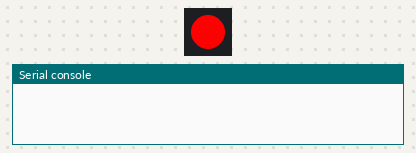
Simulated run of this program. Board: Pycom board running MicroPython. Parts: 1 RGB LEDs in strip order, left to right, the last lines printed to the serial console. WiFi joins after 1.5 s.

Above: at 0.1 s.
At 1.6 s:
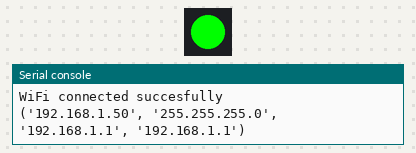
Timing chart, 0 to 3.1 s (numbered marks = the images above):
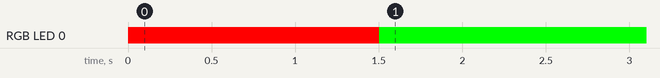

The program:

main.py
```python
#!/usr/bin/python
"""""""""""""""""""""""""""""""""""""""""""""""""""
                Ultrasonic sensor
"""""""""""""""""""""""""""""""""""""""""""""""""""
"""""""""""""""""""""""""""""""""""""""""""""""""""
 For measuring distance between object and itself.
"""""""""""""""""""""""""""""""""""""""""""""""""""

#AUTHORINFO
_author_ = "Joel Chapon"
_email_  = "joel.chapon@student.kdg.be"
_status_ = "Finished"
_date_   = "2021-02-24"

#IMPORTS
from machine import UART

#CONFIGURATIONS
uart = UART(1)
uart.init(9600, bits=8, parity=None, stop=1, timeout_chars=100, pins=('P3', 'P4'))

while True:
    header_bytes = uart.read(1)
    while(header_bytes != b'\xff'):
        header_bytes=uart.read(1)
    data_high = int(uart.read(1)[0])
    data_low = int(uart.read(1)[0])
    data_sum = int(uart.read(1)[0])
    sum = data_high + data_low
    if (sum == data_sum + 1):
        distance = (data_high*256 + data_low)
        calc = "{:2.2f}".format(distance)
        print(calc + " mm distance")
```

boot.py
```python
from network import WLAN
import machine
import pycom
pycom.heartbeat(False)
wlan = WLAN(mode=WLAN.STA)

wlan.connect(ssid='telenet-82DF7B9', auth=(WLAN.WPA2, 'password'))
while not wlan.isconnected():
    machine.idle()
    pycom.rgbled(0xFF0000)

print("WiFi connected succesfully")
print(wlan.ifconfig())
pycom.rgbled(0x00FF00)
```
